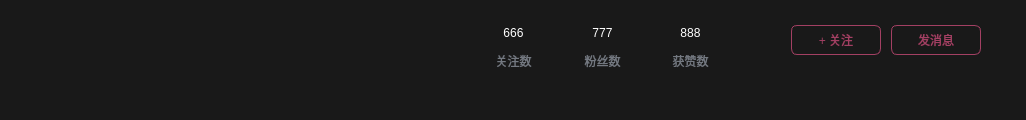
          <widget class="QFrame" name="frame_head">
           <property name="minimumSize">
            <size>
             <width>0</width>
             <height>120</height>
            </size>
           </property>
           <property name="maximumSize">
            <size>
             <width>16777215</width>
             <height>120</height>
            </size>
           </property>
           <property name="styleSheet">
            <string notr="true">QFrame
{
border: none;
border-radius: 0px;
background-color: rgb(25, 25, 25);
}</string>
           </property>
           <property name="frameShape">
            <enum>QFrame::StyledPanel</enum>
           </property>
           <property name="frameShadow">
            <enum>QFrame::Raised</enum>
           </property>
           <layout class="QHBoxLayout" name="horizontalLayout_18">
            <property name="leftMargin">
             <number>9</number>
            </property>
            <property name="topMargin">
             <number>0</number>
            </property>
            <property name="rightMargin">
             <number>9</number>
            </property>
            <property name="bottomMargin">
             <number>0</number>
            </property>
            <item>
             <widget class="QFrame" name="frame_left">
              <property name="minimumSize">
               <size>
                <width>360</width>
                <height>0</height>
               </size>
              </property>
              <property name="maximumSize">
               <size>
                <width>400</width>
                <height>16777215</height>
               </size>
              </property>
              <property name="styleSheet">
               <string notr="true"/>
              </property>
              <property name="frameShape">
               <enum>QFrame::StyledPanel</enum>
              </property>
              <property name="frameShadow">
               <enum>QFrame::Raised</enum>
              </property>
              <layout class="QHBoxLayout" name="horizontalLayout_17">
               <property name="spacing">
                <number>6</number>
               </property>
               <property name="leftMargin">
                <number>0</number>
               </property>
               <property name="topMargin">
                <number>0</number>
               </property>
               <property name="rightMargin">
                <number>0</number>
               </property>
               <property name="bottomMargin">
                <number>0</number>
               </property>
               <item>
                <widget class="QFrame" name="frame_ootherhead">
                 <property name="minimumSize">
                  <size>
                   <width>80</width>
                   <height>80</height>
                  </size>
                 </property>
                 <property name="maximumSize">
                  <size>
                   <width>80</width>
                   <height>80</height>
                  </size>
                 </property>
                 <property name="frameShape">
                  <enum>QFrame::StyledPanel</enum>
                 </property>
                 <property name="frameShadow">
                  <enum>QFrame::Raised</enum>
                 </property>
                 <layout class="QVBoxLayout" name="verticalLayout_30">
                  <property name="spacing">
                   <number>0</number>
                  </property>
                  <property name="leftMargin">
                   <number>0</number>
                  </property>
                  <property name="topMargin">
                   <number>0</number>
                  </property>
                  <property name="rightMargin">
                   <number>0</number>
                  </property>
                  <property name="bottomMargin">
                   <number>0</number>
                  </property>
                  <item>
                   <widget class="RoundLab" name="label_otherUsrHead">
                    <property name="styleSheet">
                     <string notr="true"/>
                    </property>
                    <property name="text">
                     <string/>
                    </property>
                   </widget>
                  </item>
                 </layout>
                </widget>
               </item>
               <item>
                <widget class="QFrame" name="frame_left_right">
                 <property name="minimumSize">
                  <size>
                   <width>300</width>
                   <height>0</height>
                  </size>
                 </property>
                 <property name="maximumSize">
                  <size>
                   <width>300</width>
                   <height>110</height>
                  </size>
                 </property>
                 <property name="frameShape">
                  <enum>QFrame::StyledPanel</enum>
                 </property>
                 <property name="frameShadow">
                  <enum>QFrame::Raised</enum>
                 </property>
                 <layout class="QVBoxLayout" name="verticalLayout_29">
                  <property name="spacing">
                   <number>0</number>
                  </property>
                  <property name="leftMargin">
                   <number>15</number>
                  </property>
                  <property name="topMargin">
                   <number>15</number>
                  </property>
                  <property name="rightMargin">
                   <number>0</number>
                  </property>
                  <property name="bottomMargin">
                   <number>0</number>
                  </property>
                  <item>
                   <widget class="QFrame" name="frame_usrInfo">
                    <property name="minimumSize">
                     <size>
                      <width>0</width>
                      <height>33</height>
                     </size>
                    </property>
                    <property name="maximumSize">
                     <size>
                      <width>16777215</width>
                      <height>33</height>
                     </size>
                    </property>
                    <property name="frameShape">
                     <enum>QFrame::StyledPanel</enum>
                    </property>
                    <property name="frameShadow">
                     <enum>QFrame::Raised</enum>
                    </property>
                    <layout class="QHBoxLayout" name="horizontalLayout_21">
                     <property name="leftMargin">
                      <number>0</number>
                     </property>
                     <property name="topMargin">
                      <number>0</number>
                     </property>
                     <property name="rightMargin">
                      <number>0</number>
                     </property>
                     <property name="bottomMargin">
                      <number>0</number>
                     </property>
                     <item>
                      <widget class="QPushButton" name="pushButton_usrName">
                       <property name="minimumSize">
                        <size>
                         <width>125</width>
                         <height>30</height>
                        </size>
                       </property>
                       <property name="maximumSize">
                        <size>
                         <width>16777215</width>
                         <height>30</height>
                        </size>
                       </property>
                       <property name="styleSheet">
                        <string notr="true">QPushButton
{
border: none;
color: white;
text-align: left;
font: 600 13px &quot;微软雅黑&quot;;
background-color: transparent;
}</string>
                       </property>
                       <property name="text">
                        <string/>
                       </property>
                      </widget>
                     </item>
                     <item>
                      <widget class="QPushButton" name="pushButton_usrLevel">
                       <property name="minimumSize">
                        <size>
                         <width>40</width>
                         <height>30</height>
                        </size>
                       </property>
                       <property name="maximumSize">
                        <size>
                         <width>40</width>
                         <height>30</height>
                        </size>
                       </property>
                       <property name="styleSheet">
                        <string notr="true">QPushButton
{
border: none;
color: white;
text-align: center;
font: 600 13px &quot;微软雅黑&quot;;
background-color: transparent;
}</string>
                       </property>
                       <property name="text">
                        <string/>
                       </property>
                      </widget>
                     </item>
                     <item>
                      <widget class="QPushButton" name="pushButton_lvName">
                       <property name="minimumSize">
                        <size>
                         <width>66</width>
                         <height>30</height>
                        </size>
                       </property>
                       <property name="maximumSize">
                        <size>
                         <width>66</width>
                         <height>30</height>
                        </size>
                       </property>
                       <property name="styleSheet">
                        <string notr="true">QPushButton
{
border: none;
color: white;
text-align: center;
font: 600 13px &quot;微软雅黑&quot;;
background-color: transparent;
}</string>
                       </property>
                       <property name="text">
                        <string/>
                       </property>
                      </widget>
                     </item>
                     <item>
                      <spacer name="horizontalSpacer_32">
                       <property name="orientation">
                        <enum>Qt::Horizontal</enum>
                       </property>
                       <property name="sizeType">
                        <enum>QSizePolicy::Fixed</enum>
                       </property>
                       <property name="sizeHint" stdset="0">
                        <size>
                         <width>50</width>
                         <height>20</height>
                        </size>
                       </property>
                      </spacer>
                     </item>
                    </layout>
                   </widget>
                  </item>
                  <item>
                   <widget class="QFrame" name="frame_motto">
                    <property name="frameShape">
                     <enum>QFrame::StyledPanel</enum>
                    </property>
                    <property name="frameShadow">
                     <enum>QFrame::Raised</enum>
                    </property>
                    <layout class="QHBoxLayout" name="horizontalLayout_20">
                     <property name="spacing">
                      <number>0</number>
                     </property>
                     <property name="leftMargin">
                      <number>0</number>
                     </property>
                     <property name="topMargin">
                      <number>0</number>
                     </property>
                     <property name="rightMargin">
                      <number>0</number>
                     </property>
                     <property name="bottomMargin">
                      <number>0</number>
                     </property>
                     <item>
                      <widget class="QLabel" name="label_motto">
                       <property name="minimumSize">
                        <size>
                         <width>280</width>
                         <height>0</height>
                        </size>
                       </property>
                       <property name="styleSheet">
                        <string notr="true">QLabel
{
color: #4a4d5e;
font: 400 14px &quot;微软雅黑&quot;;
}

QLabel:hover
{
color: #d44e7d;
}


</string>
                       </property>
                       <property name="text">
                        <string/>
                       </property>
                       <property name="alignment">
                        <set>Qt::AlignLeading|Qt::AlignLeft|Qt::AlignTop</set>
                       </property>
                       <property name="wordWrap">
                        <bool>true</bool>
                       </property>
                      </widget>
                     </item>
                    </layout>
                   </widget>
                  </item>
                 </layout>
                </widget>
               </item>
              </layout>
             </widget>
            </item>
            <item>
             <spacer name="horizontalSpacer_27">
              <property name="orientation">
               <enum>Qt::Horizontal</enum>
              </property>
              <property name="sizeHint" stdset="0">
               <size>
                <width>80</width>
                <height>20</height>
               </size>
              </property>
             </spacer>
            </item>
            <item>
             <widget class="QFrame" name="frame_middle">
              <property name="minimumSize">
               <size>
                <width>260</width>
                <height>0</height>
               </size>
              </property>
              <property name="maximumSize">
               <size>
                <width>260</width>
                <height>16777215</height>
               </size>
              </property>
              <property name="styleSheet">
               <string notr="true"/>
              </property>
              <property name="frameShape">
               <enum>QFrame::StyledPanel</enum>
              </property>
              <property name="frameShadow">
               <enum>QFrame::Raised</enum>
              </property>
              <layout class="QHBoxLayout" name="horizontalLayout_16">
               <property name="leftMargin">
                <number>0</number>
               </property>
               <property name="topMargin">
                <number>20</number>
               </property>
               <property name="rightMargin">
                <number>0</number>
               </property>
               <property name="bottomMargin">
                <number>0</number>
               </property>
               <item>
                <widget class="QFrame" name="frame_watch">
                 <property name="minimumSize">
                  <size>
                   <width>70</width>
                   <height>0</height>
                  </size>
                 </property>
                 <layout class="QVBoxLayout" name="verticalLayout_24">
                  <property name="spacing">
                   <number>0</number>
                  </property>
                  <property name="leftMargin">
                   <number>0</number>
                  </property>
                  <property name="topMargin">
                   <number>0</number>
                  </property>
                  <property name="rightMargin">
                   <number>0</number>
                  </property>
                  <property name="bottomMargin">
                   <number>0</number>
                  </property>
                  <item>
                   <widget class="QToolButton" name="toolButton_watch_counts">
                    <property name="minimumSize">
                     <size>
                      <width>65</width>
                      <height>26</height>
                     </size>
                    </property>
                    <property name="styleSheet">
                     <string notr="true">QToolButton
{
border: none;
color: white;
font: 400 15px &quot;微软雅黑&quot;;
background-color: transparent;
}</string>
                    </property>
                    <property name="text">
                     <string>666</string>
                    </property>
                   </widget>
                  </item>
                  <item>
                   <widget class="QToolButton" name="toolButton_watch">
                    <property name="minimumSize">
                     <size>
                      <width>65</width>
                      <height>30</height>
                     </size>
                    </property>
                    <property name="styleSheet">
                     <string notr="true">QToolButton
{
border: none;
color: rgb(115, 120, 128);
font: 400 13px &quot;微软雅黑&quot;;
background-color: transparent;
}</string>
                    </property>
                    <property name="text">
                     <string>关注数</string>
                    </property>
                   </widget>
                  </item>
                  <item>
                   <spacer name="verticalSpacer_6">
                    <property name="orientation">
                     <enum>Qt::Vertical</enum>
                    </property>
                    <property name="sizeHint" stdset="0">
                     <size>
                      <width>20</width>
                      <height>40</height>
                     </size>
                    </property>
                   </spacer>
                  </item>
                 </layout>
                </widget>
               </item>
               <item>
                <widget class="QFrame" name="frame_fans">
                 <property name="minimumSize">
                  <size>
                   <width>70</width>
                   <height>0</height>
                  </size>
                 </property>
                 <layout class="QVBoxLayout" name="verticalLayout_25">
                  <property name="spacing">
                   <number>0</number>
                  </property>
                  <property name="leftMargin">
                   <number>0</number>
                  </property>
                  <property name="topMargin">
                   <number>0</number>
                  </property>
                  <property name="rightMargin">
                   <number>0</number>
                  </property>
                  <property name="bottomMargin">
                   <number>0</number>
                  </property>
                  <item>
                   <widget class="QToolButton" name="toolButton_fans_counts">
                    <property name="minimumSize">
                     <size>
                      <width>65</width>
                      <height>26</height>
                     </size>
                    </property>
                    <property name="styleSheet">
                     <string notr="true">QToolButton
{
border: none;
color: white;
font: 400 15px &quot;微软雅黑&quot;;
background-color: transparent;
}</string>
                    </property>
                    <property name="text">
                     <string>777</string>
                    </property>
                   </widget>
                  </item>
                  <item>
                   <widget class="QToolButton" name="toolButton_fans">
                    <property name="minimumSize">
                     <size>
                      <width>65</width>
                      <height>30</height>
                     </size>
                    </property>
                    <property name="styleSheet">
                     <string notr="true">QToolButton
{
border: none;
color: rgb(115, 120, 128);
font: 400 13px &quot;微软雅黑&quot;;
background-color: transparent;
}</string>
                    </property>
                    <property name="text">
                     <string>粉丝数</string>
                    </property>
                   </widget>
                  </item>
                  <item>
                   <spacer name="verticalSpacer_5">
                    <property name="orientation">
                     <enum>Qt::Vertical</enum>
                    </property>
                    <property name="sizeHint" stdset="0">
                     <size>
                      <width>20</width>
                      <height>40</height>
                     </size>
                    </property>
                   </spacer>
                  </item>
                 </layout>
                </widget>
               </item>
               <item>
                <widget class="QFrame" name="frame_love">
                 <property name="minimumSize">
                  <size>
                   <width>70</width>
                   <height>0</height>
                  </size>
                 </property>
                 <layout class="QVBoxLayout" name="verticalLayout_26">
                  <property name="spacing">
                   <number>0</number>
                  </property>
                  <property name="leftMargin">
                   <number>0</number>
                  </property>
                  <property name="topMargin">
                   <number>0</number>
                  </property>
                  <property name="rightMargin">
                   <number>0</number>
                  </property>
                  <property name="bottomMargin">
                   <number>0</number>
                  </property>
                  <item>
                   <widget class="QToolButton" name="toolButton_love_counts">
                    <property name="minimumSize">
                     <size>
                      <width>65</width>
                      <height>26</height>
                     </size>
                    </property>
                    <property name="styleSheet">
                     <string notr="true">QToolButton
{
border: none;
color: white;
font: 400 15px &quot;微软雅黑&quot;;
background-color: transparent;
}</string>
                    </property>
                    <property name="text">
                     <string>888</string>
                    </property>
                   </widget>
                  </item>
                  <item>
                   <widget class="QToolButton" name="toolButton_love">
                    <property name="minimumSize">
                     <size>
                      <width>65</width>
                      <height>30</height>
                     </size>
                    </property>
                    <property name="styleSheet">
                     <string notr="true">QToolButton
{
border: none;
color: rgb(115, 120, 128);
font: 400 13px &quot;微软雅黑&quot;;
background-color: transparent;
}</string>
                    </property>
                    <property name="text">
                     <string>获赞数</string>
                    </property>
                   </widget>
                  </item>
                  <item>
                   <spacer name="verticalSpacer_7">
                    <property name="orientation">
                     <enum>Qt::Vertical</enum>
                    </property>
                    <property name="sizeHint" stdset="0">
                     <size>
                      <width>20</width>
                      <height>40</height>
                     </size>
                    </property>
                   </spacer>
                  </item>
                 </layout>
                </widget>
               </item>
              </layout>
             </widget>
            </item>
            <item>
             <spacer name="horizontalSpacer_26">
              <property name="orientation">
               <enum>Qt::Horizontal</enum>
              </property>
              <property name="sizeType">
               <enum>QSizePolicy::Fixed</enum>
              </property>
              <property name="sizeHint" stdset="0">
               <size>
                <width>40</width>
                <height>20</height>
               </size>
              </property>
             </spacer>
            </item>
            <item>
             <widget class="QFrame" name="frame_right">
              <property name="minimumSize">
               <size>
                <width>200</width>
                <height>0</height>
               </size>
              </property>
              <property name="styleSheet">
               <string notr="true"/>
              </property>
              <property name="frameShape">
               <enum>QFrame::StyledPanel</enum>
              </property>
              <property name="frameShadow">
               <enum>QFrame::Raised</enum>
              </property>
              <layout class="QHBoxLayout" name="horizontalLayout_19">
               <property name="spacing">
                <number>6</number>
               </property>
               <property name="leftMargin">
                <number>0</number>
               </property>
               <property name="topMargin">
                <number>25</number>
               </property>
               <property name="rightMargin">
                <number>0</number>
               </property>
               <property name="bottomMargin">
                <number>0</number>
               </property>
               <item>
                <layout class="QVBoxLayout" name="verticalLayout_27">
                 <item>
                  <widget class="QPushButton" name="pushButton">
                   <property name="minimumSize">
                    <size>
                     <width>90</width>
                     <height>30</height>
                    </size>
                   </property>
                   <property name="maximumSize">
                    <size>
                     <width>90</width>
                     <height>30</height>
                    </size>
                   </property>
                   <property name="styleSheet">
                    <string notr="true">QPushButton
{
color: rgb(163, 64, 99);
border-radius: 6px;
border: 1px solid rgb(163, 64, 99);
}

QPushButton:hover
{
color: white;
background-color: rgb(255, 96, 34);
}

QPushButton:checked
{
color: white;
background-color: rgb(212, 78, 125);
}</string>
                   </property>
                   <property name="text">
                    <string>+ 关注</string>
                   </property>
                  </widget>
                 </item>
                 <item>
                  <spacer name="verticalSpacer_3">
                   <property name="orientation">
                    <enum>Qt::Vertical</enum>
                   </property>
                   <property name="sizeHint" stdset="0">
                    <size>
                     <width>20</width>
                     <height>40</height>
                    </size>
                   </property>
                  </spacer>
                 </item>
                </layout>
               </item>
               <item>
                <layout class="QVBoxLayout" name="verticalLayout_28">
                 <item>
                  <widget class="QPushButton" name="pushButton_2">
                   <property name="minimumSize">
                    <size>
                     <width>90</width>
                     <height>30</height>
                    </size>
                   </property>
                   <property name="maximumSize">
                    <size>
                     <width>90</width>
                     <height>30</height>
                    </size>
                   </property>
                   <property name="styleSheet">
                    <string notr="true">QPushButton
{
color: rgb(163, 64, 99);
border-radius: 6px;
border: 1px solid rgb(163, 64, 99);
}

QPushButton:hover
{
color: white;
background-color: rgb(255, 96, 34);
}

QPushButton:checked
{
color: white;
background-color: rgb(212, 78, 125);
}</string>
                   </property>
                   <property name="text">
                    <string>发消息</string>
                   </property>
                  </widget>
                 </item>
                 <item>
                  <spacer name="verticalSpacer_4">
                   <property name="orientation">
                    <enum>Qt::Vertical</enum>
                   </property>
                   <property name="sizeHint" stdset="0">
                    <size>
                     <width>20</width>
                     <height>40</height>
                    </size>
                   </property>
                  </spacer>
                 </item>
                </layout>
               </item>
              </layout>
             </widget>
            </item>
            <item>
             <spacer name="horizontalSpacer_28">
              <property name="orientation">
               <enum>Qt::Horizontal</enum>
              </property>
              <property name="sizeType">
               <enum>QSizePolicy::Fixed</enum>
              </property>
              <property name="sizeHint" stdset="0">
               <size>
                <width>30</width>
                <height>20</height>
               </size>
              </property>
             </spacer>
            </item>
           </layout>
          </widget>
